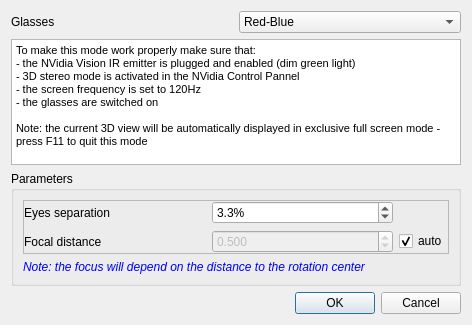
<?xml version="1.0" encoding="UTF-8"?>
<ui version="4.0">
 <class>StereoModeDialogV2</class>
 <widget class="QDialog" name="StereoModeDialogV2">
  <property name="geometry">
   <rect>
    <x>0</x>
    <y>0</y>
    <width>472</width>
    <height>325</height>
   </rect>
  </property>
  <property name="windowTitle">
   <string>Stereo mode</string>
  </property>
  <layout class="QVBoxLayout" name="verticalLayout_2">
   <item>
    <layout class="QHBoxLayout" name="horizontalLayout">
     <item>
      <widget class="QLabel" name="label">
       <property name="text">
        <string>Glasses</string>
       </property>
      </widget>
     </item>
     <item>
      <widget class="QComboBox" name="glassTypeComboBox">
       <item>
        <property name="text">
         <string>Red-Blue</string>
        </property>
        <property name="icon">
         <iconset resource="../icones.qrc">
          <normaloff>:/CC/images/ccStereo.png</normaloff>:/CC/images/ccStereo.png</iconset>
        </property>
       </item>
       <item>
        <property name="text">
         <string>Blue-Red</string>
        </property>
        <property name="icon">
         <iconset resource="../icones.qrc">
          <normaloff>:/CC/images/ccStereo.png</normaloff>:/CC/images/ccStereo.png</iconset>
        </property>
       </item>
       <item>
        <property name="text">
         <string>Red-Cyan</string>
        </property>
        <property name="icon">
         <iconset resource="../icones.qrc">
          <normaloff>:/CC/images/ccStereo.png</normaloff>:/CC/images/ccStereo.png</iconset>
        </property>
       </item>
       <item>
        <property name="text">
         <string>Cyan-Red</string>
        </property>
        <property name="icon">
         <iconset resource="../icones.qrc">
          <normaloff>:/CC/images/ccStereo.png</normaloff>:/CC/images/ccStereo.png</iconset>
        </property>
       </item>
       <item>
        <property name="text">
         <string>NVidia Vision</string>
        </property>
        <property name="icon">
         <iconset resource="../icones.qrc">
          <normaloff>:/CC/images/nvidia.png</normaloff>:/CC/images/nvidia.png</iconset>
        </property>
       </item>
       <item>
        <property name="text">
         <string>Oculus</string>
        </property>
        <property name="icon">
         <iconset resource="../icones.qrc">
          <normaloff>:/CC/images/oculus.png</normaloff>:/CC/images/oculus.png</iconset>
        </property>
       </item>
      </widget>
     </item>
    </layout>
   </item>
   <item>
    <widget class="QTextEdit" name="warningTextEdit">
     <property name="html">
      <string>&lt;!DOCTYPE HTML PUBLIC &quot;-//W3C//DTD HTML 4.0//EN&quot; &quot;http://www.w3.org/TR/REC-html40/strict.dtd&quot;&gt;
&lt;html&gt;&lt;head&gt;&lt;meta name=&quot;qrichtext&quot; content=&quot;1&quot; /&gt;&lt;style type=&quot;text/css&quot;&gt;
p, li { white-space: pre-wrap; }
&lt;/style&gt;&lt;/head&gt;&lt;body style=&quot; font-family:'Ubuntu'; font-size:11pt; font-weight:400; font-style:normal;&quot;&gt;
&lt;p style=&quot; margin-top:0px; margin-bottom:0px; margin-left:0px; margin-right:0px; -qt-block-indent:0; text-indent:0px;&quot;&gt;&lt;span style=&quot; font-family:'MS Shell Dlg 2'; font-size:8pt;&quot;&gt;To make this mode work properly make sure that:&lt;/span&gt;&lt;/p&gt;
&lt;p style=&quot; margin-top:0px; margin-bottom:0px; margin-left:0px; margin-right:0px; -qt-block-indent:0; text-indent:0px;&quot;&gt;&lt;span style=&quot; font-family:'MS Shell Dlg 2'; font-size:8pt;&quot;&gt;- the NVidia Vision IR emitter is plugged and enabled (dim green light)&lt;/span&gt;&lt;/p&gt;
&lt;p style=&quot; margin-top:0px; margin-bottom:0px; margin-left:0px; margin-right:0px; -qt-block-indent:0; text-indent:0px;&quot;&gt;&lt;span style=&quot; font-family:'MS Shell Dlg 2'; font-size:8pt;&quot;&gt;- 3D stereo mode is activated in the NVidia Control Pannel&lt;/span&gt;&lt;/p&gt;
&lt;p style=&quot; margin-top:0px; margin-bottom:0px; margin-left:0px; margin-right:0px; -qt-block-indent:0; text-indent:0px;&quot;&gt;&lt;span style=&quot; font-family:'MS Shell Dlg 2'; font-size:8pt;&quot;&gt;- the screen frequency is set to 120Hz&lt;/span&gt;&lt;/p&gt;
&lt;p style=&quot; margin-top:0px; margin-bottom:0px; margin-left:0px; margin-right:0px; -qt-block-indent:0; text-indent:0px;&quot;&gt;&lt;span style=&quot; font-family:'MS Shell Dlg 2'; font-size:8pt;&quot;&gt;- the glasses are switched on&lt;/span&gt;&lt;/p&gt;
&lt;p style=&quot;-qt-paragraph-type:empty; margin-top:0px; margin-bottom:0px; margin-left:0px; margin-right:0px; -qt-block-indent:0; text-indent:0px; font-family:'MS Shell Dlg 2'; font-size:8pt;&quot;&gt;&lt;br /&gt;&lt;/p&gt;
&lt;p style=&quot; margin-top:0px; margin-bottom:0px; margin-left:0px; margin-right:0px; -qt-block-indent:0; text-indent:0px;&quot;&gt;&lt;span style=&quot; font-family:'MS Shell Dlg 2'; font-size:8pt;&quot;&gt;Note: the current 3D view will be automatically displayed in exclusive full screen mode - press F11 to quit this mode&lt;/span&gt;&lt;/p&gt;&lt;/body&gt;&lt;/html&gt;</string>
     </property>
    </widget>
   </item>
   <item>
    <widget class="QGroupBox" name="paramsGroupBox">
     <property name="title">
      <string>Parameters</string>
     </property>
     <layout class="QVBoxLayout" name="verticalLayout">
      <item>
       <widget class="QFrame" name="frame">
        <property name="frameShape">
         <enum>QFrame::StyledPanel</enum>
        </property>
        <property name="frameShadow">
         <enum>QFrame::Raised</enum>
        </property>
        <layout class="QGridLayout" name="gridLayout">
         <property name="leftMargin">
          <number>0</number>
         </property>
         <property name="topMargin">
          <number>0</number>
         </property>
         <property name="rightMargin">
          <number>0</number>
         </property>
         <property name="bottomMargin">
          <number>0</number>
         </property>
         <item row="0" column="1">
          <widget class="QDoubleSpinBox" name="eyeSepDoubleSpinBox">
           <property name="suffix">
            <string>%</string>
           </property>
           <property name="decimals">
            <number>1</number>
           </property>
           <property name="minimum">
            <double>0.100000000000000</double>
           </property>
           <property name="singleStep">
            <double>0.100000000000000</double>
           </property>
           <property name="value">
            <double>3.300000000000000</double>
           </property>
          </widget>
         </item>
         <item row="0" column="0">
          <widget class="QLabel" name="label_3">
           <property name="text">
            <string>Eyes separation</string>
           </property>
          </widget>
         </item>
         <item row="1" column="0">
          <widget class="QLabel" name="label_2">
           <property name="text">
            <string>Focal distance</string>
           </property>
          </widget>
         </item>
         <item row="1" column="2">
          <widget class="QCheckBox" name="autoFocalCheckBox">
           <property name="sizePolicy">
            <sizepolicy hsizetype="Maximum" vsizetype="Fixed">
             <horstretch>0</horstretch>
             <verstretch>0</verstretch>
            </sizepolicy>
           </property>
           <property name="text">
            <string>auto</string>
           </property>
           <property name="checked">
            <bool>true</bool>
           </property>
          </widget>
         </item>
         <item row="1" column="1">
          <widget class="QDoubleSpinBox" name="focalDoubleSpinBox">
           <property name="enabled">
            <bool>false</bool>
           </property>
           <property name="decimals">
            <number>3</number>
           </property>
           <property name="minimum">
            <double>0.000000000000000</double>
           </property>
           <property name="maximum">
            <double>1000000.000000000000000</double>
           </property>
           <property name="value">
            <double>0.500000000000000</double>
           </property>
          </widget>
         </item>
        </layout>
       </widget>
      </item>
      <item>
       <widget class="QLabel" name="autoFocusLabel">
        <property name="font">
         <font>
          <italic>true</italic>
         </font>
        </property>
        <property name="styleSheet">
         <string notr="true">color: blue;</string>
        </property>
        <property name="text">
         <string>Note: the focus will depend on the distance to the rotation center</string>
        </property>
       </widget>
      </item>
     </layout>
    </widget>
   </item>
   <item>
    <spacer name="verticalSpacer">
     <property name="orientation">
      <enum>Qt::Vertical</enum>
     </property>
     <property name="sizeHint" stdset="0">
      <size>
       <width>20</width>
       <height>20</height>
      </size>
     </property>
    </spacer>
   </item>
   <item>
    <widget class="QDialogButtonBox" name="buttonBox">
     <property name="orientation">
      <enum>Qt::Horizontal</enum>
     </property>
     <property name="standardButtons">
      <set>QDialogButtonBox::Cancel|QDialogButtonBox::Ok</set>
     </property>
    </widget>
   </item>
  </layout>
 </widget>
 <resources>
  <include location="../icones.qrc"/>
 </resources>
 <connections>
  <connection>
   <sender>buttonBox</sender>
   <signal>accepted()</signal>
   <receiver>StereoModeDialogV2</receiver>
   <slot>accept()</slot>
   <hints>
    <hint type="sourcelabel">
     <x>248</x>
     <y>254</y>
    </hint>
    <hint type="destinationlabel">
     <x>157</x>
     <y>274</y>
    </hint>
   </hints>
  </connection>
  <connection>
   <sender>buttonBox</sender>
   <signal>rejected()</signal>
   <receiver>StereoModeDialogV2</receiver>
   <slot>reject()</slot>
   <hints>
    <hint type="sourcelabel">
     <x>316</x>
     <y>260</y>
    </hint>
    <hint type="destinationlabel">
     <x>286</x>
     <y>274</y>
    </hint>
   </hints>
  </connection>
  <connection>
   <sender>autoFocalCheckBox</sender>
   <signal>toggled(bool)</signal>
   <receiver>focalDoubleSpinBox</receiver>
   <slot>setDisabled(bool)</slot>
   <hints>
    <hint type="sourcelabel">
     <x>267</x>
     <y>45</y>
    </hint>
    <hint type="destinationlabel">
     <x>183</x>
     <y>45</y>
    </hint>
   </hints>
  </connection>
  <connection>
   <sender>autoFocalCheckBox</sender>
   <signal>toggled(bool)</signal>
   <receiver>autoFocusLabel</receiver>
   <slot>setVisible(bool)</slot>
   <hints>
    <hint type="sourcelabel">
     <x>317</x>
     <y>45</y>
    </hint>
    <hint type="destinationlabel">
     <x>174</x>
     <y>95</y>
    </hint>
   </hints>
  </connection>
 </connections>
</ui>
